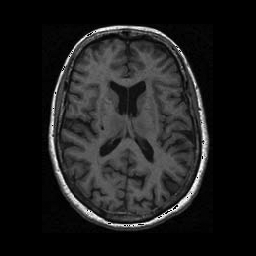
%> input picture 人脑分割/fast_distance_map_caculate/Brain1_dst_256256.bmp, 256 x 256 px
$ octave --eval "result = EdgeDetectionUseThres(imread('Brain1_dst_256256.bmp'));"   (GNU Octave 9; MATLAB toolbox functions it lacks are replaced by stand-ins)
%> lines starting %> are read from the running program, lines starting %| are printed output that depends on the picture; in (x1, y1, x2, y2) boxes, pixels count from 0 and x2, y2 are one past the last pixel; in counts of white or black regions, pixels touching at a corner belong together; the program's own positions count from 1
### 人脑分割/fast_distance_map_caculate/IterSelThres.m
function thres = IterSelThres(srcImg, bShow)
%> called with bShow = 0
    [imgHei,imgWid] = size(srcImg);
%> imgHei = 256; imgWid = 256
    dSrcImg = double(srcImg);
    % choose the four corner pixels of the image as the bk pixels
    % scale be the 1/20 of the hei and wid of the image
    crgHei = floor(imgHei/20);
%> crgHei = 12
    crgWid = floor(imgWid/20);
%> crgWid = 12
    if crgHei<=0 || crgWid<=0
        error('Image too small!');
        return;
    end
    % collect the four corner pixels
    crgPixels = dSrcImg(1:crgHei,1:crgWid);%topleft
    crgPixels = [crgPixels;dSrcImg(1:crgHei,imgWid-crgWid+1:imgWid)];%topright
    crgPixels = [crgPixels;dSrcImg(imgHei-crgHei+1:imgHei,1:crgWid)];%bottomleft
    crgPixels = [crgPixels;dSrcImg(imgHei-crgHei+1:imgHei,imgWid-crgWid+1:imgWid)];%bottomright
    [crgHei,crgWid] = size(crgPixels);
%> crgHei = 48
    % cacu the aver gray value of these corner pixels
    sum = 0;
    for i=1:crgHei
        for j=1:crgWid
            sum = sum+crgPixels(i,j);
        end
    end
%> after the loop, sum = 0
    iniT = floor(sum/(crgHei*crgWid));
%> iniT = 0

    % as default,the gray value of bk pixels be small,and ob gray value be large
    curT =  iniT % the result threshold
%> curT = 0
    preT = -1 % the threshold of last iteration
    while abs(curT-preT)>1e-1
        % cacu the average gray value of bk and object under current threshold
        bkGraySum = 0;
        obGraySum = 0;
        bkGrayNum = 0;
        obGrayNum = 0;
        for i=1:imgHei
            for j=1:imgWid
                if dSrcImg(i,j)<=curT
                    bkGraySum = bkGraySum+dSrcImg(i,j);
                    bkGrayNum = bkGrayNum +1;
                else
                    obGraySum = obGraySum+dSrcImg(i,j);
                    obGrayNum = obGrayNum +1;
                end
            end
        end
        if bkGrayNum==0 || obGrayNum==0
            break;
        end
        avrBkGray = bkGraySum/bkGrayNum;
        avrObGray = obGraySum/obGrayNum;
        % update the curT and preT
        preT = curT;
        curT = (avrBkGray+avrObGray)/2.0;
    end
%> this loop made 6 passes
%> (avrBkGray, avrObGray, preT, curT) on passes 1 to 6: (0, 53.03, 0, 26.51), (2.36, 73.57, 26.51, 37.96), (3.98, 78.04, 37.96, 41.01), (4.74, 79.79, 41.01, 42.26), (4.92, 80.19, 42.26, 42.55), (4.92, 80.19, 42.55, 42.55)
    thres = curT;
%> thres = 42.55

    if bShow == 0
        return;
    end
    % show the result image undre this threshold
    newImage = zeros(imgHei,imgWid);
    for i=1:imgHei
        for j=1:imgWid
            if dSrcImg(i,j)>curT
                newImage(i,j) = 1;
            end
        end
    end
    newImage = medfilt2(newImage);
    figure,imshow(newImage);


### 人脑分割/fast_distance_map_caculate/EdgeDetectionUseThres.m
function edgePt = EdgeDetectionUseThres(srcImg)
    dImage = double(srcImg);
    dImage = medfilt2(dImage);
    threshold = IterSelThres(dImage, 0);
%> threshold = 42.55
    PI = 3.1415927;
    [hei,wid]=size(srcImg);
%> hei = 256; wid = 256

    newImage = zeros(hei,wid);
    % create the two-value image matrix
    for i=1:hei
        for j=1:wid
            if dImage(i,j)>threshold
                newImage(i,j)=1;
            else
                newImage(i,j)=0;
            end
        end
    end
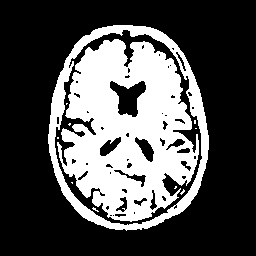
%> newImage: size 256x256 double; values 0 (black) and 1 (white), 31.8% white; 11 white regions (9 under 20 px), largest, box (x1, y1, x2, y2) and area: (57, 39, 199, 222) 16097, (48, 25, 209, 231) 4673
    % median filter the two-value image ,to eliminate the noisy and small
    % islands
    newImage = medfilt2(newImage);
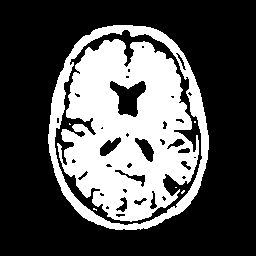
%> newImage: size 256x256 double; values 0 (black) and 1 (white), 32% white; 7 white regions (5 under 20 px), largest, box (x1, y1, x2, y2) and area: (57, 39, 199, 222) 16218, (48, 25, 209, 230) 4698

%> (the run ends here)
